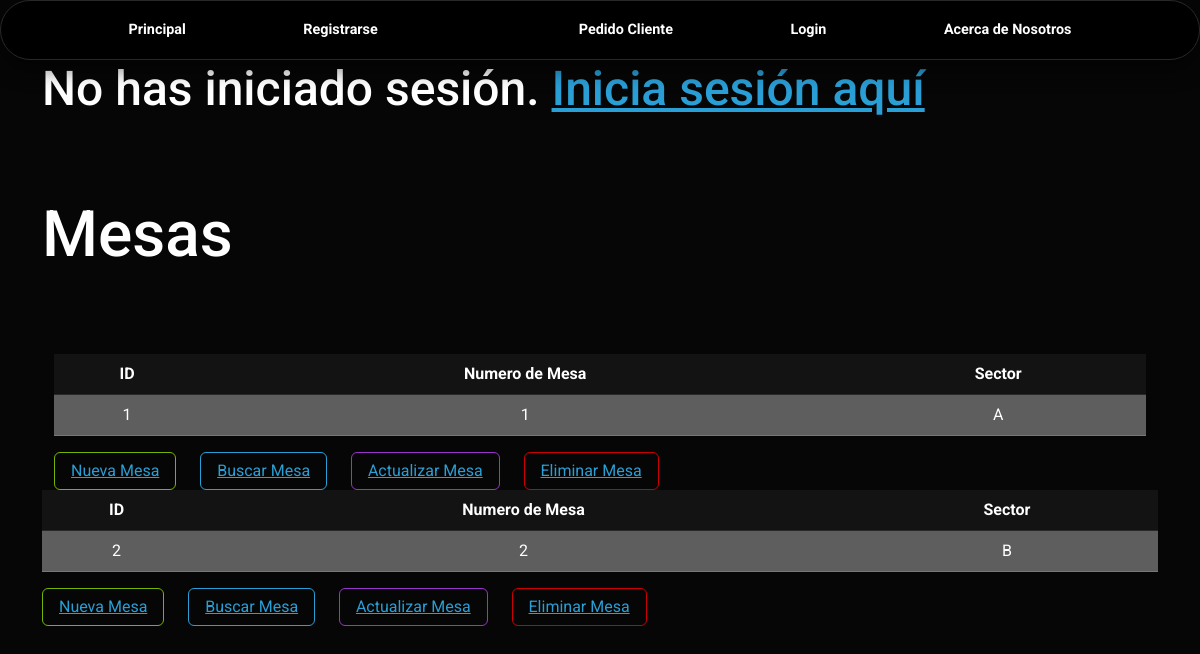
The app's page /mesas/ with its own data.
### App/models.py (models this page shows, shortened)
class Mesa(models.Model):
    numero_mesa = models.IntegerField(unique=True)
    sector = models.CharField(max_length=100)

### App/views.py (the view)
# urls.py: path('mesas/', views.mostrar_mesas, name='Mesa'),
def mostrar_mesas(request):
    mesa = Mesa.objects.all()
    context = {'mesa': mesa}
    return render(request, 'App/Mesa.html', context)

### App/templates/App/Mesa.html (shortened to what this page needs)
{% extends 'App/base.html' %}
{% load static %}
{% block codigoDinamico %}
<div class="container"transition-style="in:wipe:up">
    <h1> Mesas </h1> <br> <br> <br>
{% for mesa in mesa %}
    <div class="container"transition-style="in:wipe:up">
        <table class="table table-hover text-center">
            <tbody>
                <th scope="col">ID</th>
                <th scope="col">Numero de Mesa</th>
                <th scope="col">Sector</th>
                <tr class="table-secondary text-center">
                    <td>  {{ mesa.id }}</td>
                    <td>  {{ mesa.numero_mesa }}</td>
                    <td> {{ mesa.sector }}</td>
            </tbody>
        </table>
    </div>
    <div class="container">
        <button type="button" class="btn btn-outline-success">
            <a href="{% url 'Crear Mesa' %}">Nueva Mesa</a>
        </button> &nbsp; &nbsp;&nbsp;
        <button type="button" class="btn btn-outline-primary">
            <a href="{% url 'Buscar Mesa' %}">Buscar Mesa</a>
        </button> &nbsp; &nbsp;&nbsp;
        <button type="button" class="btn btn-outline-info">
            <a href="{% url 'Actualizar Mesa' id=mesa.id %}">Actualizar Mesa</a>
        </button> &nbsp; &nbsp;&nbsp;
        <button type="button" class="btn btn-outline-danger">
            <a href="{% url 'Eliminar Mesa' mesa_id=mesa.id %}">Eliminar Mesa</a>
        </button> &nbsp; &nbsp;&nbsp;
    </div>
</div>
{% endfor %}
{% endblock %}

### records on screen
Mesa: id "1", numero_mesa "1", sector "A"
Mesa: id "2", numero_mesa "2", sector "B"
